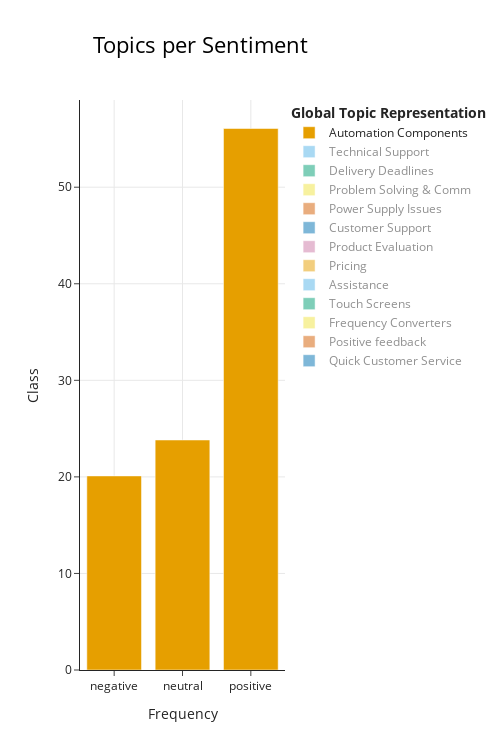

Notebook code cell kept with this figure:
### Code cell
fig = create_chart_per_class(df, topic_model_merged, "sentiment_label", 
                             sortedBy="Frequency", 
                             orient="v", 
                             custom_labels=True, 
                             percentage_by="Topic",
                             title="Topics per Sentiment", 
                             width=500, height=750)
fig

### Figure 1 — Plotly figure (JSON) as saved in the notebook; plotly's stock layout.template omitted (floating-point values rounded to 4 significant figures)
{"data": [{"hoverinfo": "text", "hovertext": ["<b>Topic Automation Components</b><br>Words: technical support, inverters, issues, inverter, siemens<br>Percentage: 20.1%", "<b>Topic Automation Components</b><br>Words: technical support, programmable logic controller, switches, equipment, siemens<br>Percentage: 23.82%", "<b>Topic Automation Components</b><br>Words: technical support, equipment, siemens, switches, switchgear<br>Percentage: 56.08%"], "marker": {"color": "#E69F00"}, "name": "Automation Components", "orientation": "v", "type": "bar", "visible": true, "x": ["negative", "neutral", "positive"], "y": [20.1, 23.82, 56.08]}, {"hoverinfo": "text", "hovertext": ["<b>Topic Technical Support</b><br>Words: technical support, customer service, response time, service, customer<br>Percentage: 12.04%", "<b>Topic Technical Support</b><br>Words: response time, technical support, professionalism, technicians, responses<br>Percentage: 35.04%", "<b>Topic Technical Support</b><br>Words: technical support, technicians, technician, technical, customer service<br>Percentage: 52.93%"], "marker": {"color": "#56B4E9"}, "name": "Technical Support", "orientation": "v", "type": "bar", "visible": "legendonly", "x": ["negative", "neutral", "positive"], "y": [12.04, 35.04, 52.93]}, {"hoverinfo": "text", "hovertext": ["<b>Topic Delivery Deadlines</b><br>Words: delivery time, deliveries, delivery date, delivery, orders<br>Percentage: 27.32%", "<b>Topic Delivery Deadlines</b><br>Words: delivery time, deliveries, delivery date, delivery, shipments<br>Percentage: 30.0%", "<b>Topic Delivery Deadlines</b><br>Words: delivery time, delivery date, deliveries, delivery, delays<br>Percentage: 42.68%"], "marker": {"color": "#009E73"}, "name": "Delivery Deadlines", "orientation": "v", "type": "bar", "visible": "legendonly", "x": ["positive", "neutral", "negative"], "y": [27.32, 30, 42.68]}, {"hoverinfo": "text", "hovertext": ["<b>Topic Problem Solving & Comm</b><br>Words: answered, answers, respond, questions, replies<br>Percentage: 7.6%", "<b>Topic Problem Solving & Comm</b><br>Words: answers, answered, answer, question, response<br>Percentage: 43.0%", "<b>Topic Problem Solving & Comm</b><br>Words: answered, answers, quick response, precise, response<br>Percentage: 49.4%"], "marker": {"color": "#F0E442"}, "name": "Problem Solving & Comm", "orientation": "v", "type": "bar", "visible": "legendonly", "x": ["negative", "neutral", "positive"], "y": [7.6, 43, 49.4]}, {"hoverinfo": "text", "hovertext": ["<b>Topic Power Supply Issues</b><br>Words: ups, uninterruptible power supply, technical support, troubleshooting, power supply<br>Percentage: 31.78%", "<b>Topic Power Supply Issues</b><br>Words: ups, warranty, battery, apc, repair<br>Percentage: 34.01%", "<b>Topic Power Supply Issues</b><br>Words: ups, uninterruptible power supply, reliability, technical support, faults<br>Percentage: 34.21%"], "marker": {"color": "#D55E00"}, "name": "Power Supply Issues", "orientation": "v", "type": "bar", "visible": "legendonly", "x": ["negative", "neutral", "positive"], "y": [31.78, 34.01, 34.21]}, {"hoverinfo": "text", "hovertext": ["<b>Topic Customer Support</b><br>Words: technical support, support, reliable, customer service, reliability<br>Percentage: 6.42%", "<b>Topic Customer Support</b><br>Words: technical support, products, sales, cooperation, quality<br>Percentage: 18.91%", "<b>Topic Customer Support</b><br>Words: technical support, quality, reliable, technical service, availability<br>Percentage: 74.67%"], "marker": {"color": "#0072B2"}, "name": "Customer Support", "orientation": "v", "type": "bar", "visible": "legendonly", "x": ["negative", "neutral", "positive"], "y": [6.42, 18.91, 74.67]}, {"hoverinfo": "text", "hovertext": ["<b>Topic Product Evaluation</b><br>Words: rating, rate, quality, feedback, performance<br>Percentage: 18.1%", "<b>Topic Product Evaluation</b><br>Words: pricing, rating, quality, priced, sales<br>Percentage: 21.78%", "<b>Topic Product Evaluation</b><br>Words: rating, quality, performance, reliability, reliable<br>Percentage: 60.11%"], "marker": {"color": "#CC79A7"}, "name": "Product Evaluation", "orientation": "v", "type": "bar", "visible": "legendonly", "x": ["negative", "neutral", "positive"], "y": [18.1, 21.78, 60.11]}, {"hoverinfo": "text", "hovertext": ["<b>Topic Pricing</b><br>Words: pricing, invoices, invoice, discounts, buyer<br>Percentage: 24.86%", "<b>Topic Pricing</b><br>Words: pricing, discount, prices, orders, invoicing<br>Percentage: 32.95%", "<b>Topic Pricing</b><br>Words: invoices, invoice, bid, quotations, pricing<br>Percentage: 42.2%"], "marker": {"color": "#E69F00"}, "name": "Pricing", "orientation": "v", "type": "bar", "visible": "legendonly", "x": ["positive", "negative", "neutral"], "y": [24.86, 32.95, 42.2]}, {"hoverinfo": "text", "hovertext": ["<b>Topic Assistance</b><br>Words: feedback, response time, delays, delayed, timely<br>Percentage: 7.1%", "<b>Topic Assistance</b><br>Words: responsiveness, responsive, feedback, resolution, adequate<br>Percentage: 23.86%", "<b>Topic Assistance</b><br>Words: advice, competently, competent, quickly, feedback<br>Percentage: 69.03%"], "marker": {"color": "#56B4E9"}, "name": "Assistance", "orientation": "v", "type": "bar", "visible": "legendonly", "x": ["negative", "neutral", "positive"], "y": [7.1, 23.86, 69.03]}, {"hoverinfo": "text", "hovertext": ["<b>Topic Touch Screens</b><br>Words: touch panel, touch screen, touch, panel, manufacturers<br>Percentage: 26.04%", "<b>Topic Touch Screens</b><br>Words: touch panel, touch screen, touch, repair, siemens<br>Percentage: 32.29%", "<b>Topic Touch Screens</b><br>Words: manufacturers, touch panel, siemens, manufacturer, gp4501<br>Percentage: 41.67%"], "marker": {"color": "#009E73"}, "name": "Touch Screens", "orientation": "v", "type": "bar", "visible": "legendonly", "x": ["positive", "negative", "neutral"], "y": [26.04, 32.29, 41.67]}, {"hoverinfo": "text", "hovertext": ["<b>Topic Frequency Converters</b><br>Words: frequency converters, converters, frequency, hz, converter<br>Percentage: 15.29%", "<b>Topic Frequency Converters</b><br>Words: frequency converters, converters, converter, frequency, technical support<br>Percentage: 23.14%", "<b>Topic Frequency Converters</b><br>Words: frequency converters, technical support, customer support, customer service, contactors<br>Percentage: 61.57%"], "marker": {"color": "#F0E442"}, "name": "Frequency Converters", "orientation": "v", "type": "bar", "visible": "legendonly", "x": ["neutral", "negative", "positive"], "y": [15.29, 23.14, 61.57]}, {"hoverinfo": "text", "hovertext": ["<b>Topic Positive feedback</b><br>Words: service, welcome, excellent, appreciate, helpful<br>Percentage: 100.0%"], "marker": {"color": "#D55E00"}, "name": "Positive feedback", "orientation": "v", "type": "bar", "visible": "legendonly", "x": ["positive"], "y": [100]}, {"hoverinfo": "text", "hovertext": ["<b>Topic Quick Customer Service</b><br>Words: quick response, quick, response, reply, short<br>Percentage: 43.69%", "<b>Topic Quick Customer Service</b><br>Words: quick response, quick, response, quicker, speedy<br>Percentage: 56.31%"], "marker": {"color": "#0072B2"}, "name": "Quick Customer Service", "orientation": "v", "type": "bar", "visible": "legendonly", "x": ["neutral", "positive"], "y": [43.69, 56.31]}], "layout": {"barmode": "group", "height": 750, "hoverlabel": {"bgcolor": "white", "font": {"family": "Rockwell", "size": 16}}, "legend": {"title": {"text": "<b>Global Topic Representation"}}, "title": {"font": {"color": "Black", "size": 22}, "text": "Topics per Sentiment", "x": 0.4, "xanchor": "center", "y": 0.95, "yanchor": "top"}, "width": 500, "xaxis": {"showgrid": true, "title": {"text": "Frequency"}}, "yaxis": {"showgrid": true, "title": {"text": "Class"}}}}
